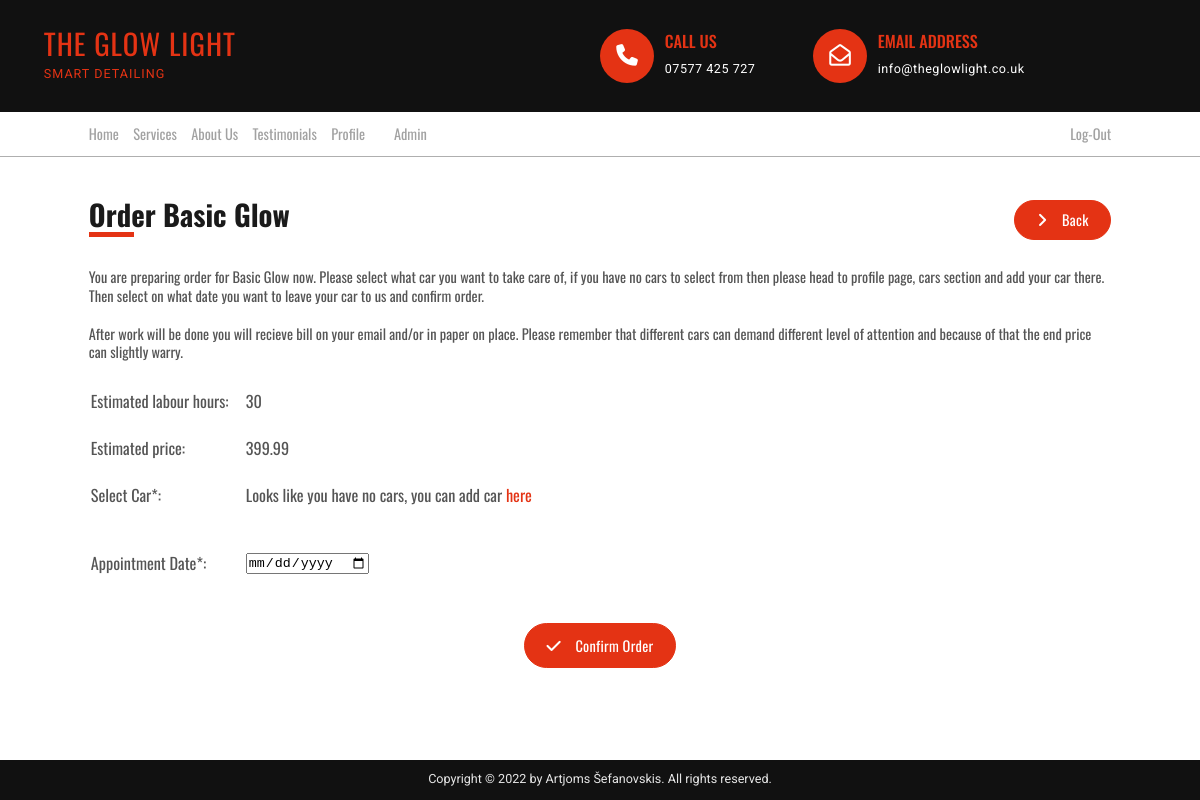
Page /prepare_order.php?p_id=3 (signed in) on the committed database.
### tables this page shows
CREATE TABLE `services` (
  `service_id` int(11) NOT NULL,
  `service_title` varchar(255) NOT NULL,
  `service_price` float NOT NULL,
  `service_hours` int(11) NOT NULL,
  `service_description` text NOT NULL,
  `service_image` text NOT NULL
);

### prepare_order.php (the view, shortened to what this page needs)
<?php include 'inc/header.php'; ?>
<link rel="stylesheet" href="css/prepare_order.css">
<main class="container">
  <?php
  if (!isset($_SESSION['user_id']) || !isset($_GET['p_id'])) {
    header('Location: need_to_login.php');
  }
  else{
    $user_id = $_SESSION['user_id'];
    $service_id = $_GET['p_id'];
    $query1 = "select service_title, service_price, service_hours ";
    $query1.= "FROM services ";
    $query1.= "WHERE service_id = $service_id ";
    $select_service = mysqli_query($conn,$query1);
    while($row = mysqli_fetch_assoc($select_service)){
      $service_title = $row['service_title'];
      $service_price = $row['service_price'];
      $service_hours = $row['service_hours'];
    }
  ?>
  <div class="profile-header-box">
    <div>
      <h2 class="profile-heading">Order <?php echo $service_title; ?></h2>
      <span class="profile-header-line"></span>
    </div>
    <a href="service-page.php?p_id=<?php echo $service_id; ?>" class="btn--cta user-edit-btn" >
      <i class="fas fa-angle-right"></i>
      <span>Back</span>
    </a>
  </div>
  <p class="order-message">
    You are preparing order for <?php echo $service_title; ?> now.
    Please select what car you want to take care of,
    if you have no cars to select from then please head to profile page, cars section and add your car there.
    Then select on what date you want to leave your car to us and confirm order.
    <br>
    <br>
    After work will be done you will recieve bill on your email and/or in paper on place.
    Please remember that different cars can demand different level of attention and because of that the end price can slightly warry.
  </p>
  <form action="" method="post">
    <table class="user-data-box">
      <tr>
        <td class="user-data-label">Estimated labour hours:</td>
        <td><?php echo $service_hours; ?></td>
      </tr>
      <tr>
        <td class="user-data-label">Estimated price:</td>
        <td><?php echo $service_price; ?></td>
      </tr>
      <tr class="input-row">
        <td class="user-data-label">Select Car*:</td>
        <td>
          <?php
          $query4 = "select*from cars where car_owner_id = $user_id";
          $select_any_car = mysqli_query($conn,$query4);
          if(mysqli_num_rows($select_any_car) === 0){
            echo "<span>Looks like you have no cars, you can add car <a href='profile.php?source=add_car' class='regular-link'>here</a></span>";
          }
          ?>
        </td>
      </tr>
      <tr class="error-msg-row">
        <td></td>
        <td>
        </td>
      </tr>
      <tr class="input-row">
        <td class="user-data-label">Appointment Date*:</td>
        <td><input type="date" name="order_date" value="<?php echo $order_date ?? "";?>"></td>
      </tr>
      <tr class="error-msg-row">
        <td></td>
        <td>
        </td>
      </tr>
    </table>
    <div class="confirm-btn-box">
      <button type="submit" name="confirm_order" class="btn--cta">
        <i class="fa fa-check"></i>
        Confirm Order
      </button>
    </div>
  </form>
  <?php
  }
  ?>
</main>
<?php include 'inc/footer.php'; ?>

### css/general.css (style rules this page uses)
* { padding: 0; margin: 0; box-sizing: border-box; }
html { font-size: 62.5%; height: 100%; overflow-x: hidden; }
body { font-family: "Oswald", sans-serif; line-height: 1; font-weight: 400; color: #555; position: relative; min-height: 100vh; overflow-x: hidden; }
.container { max-width: 120rem; padding: 0rem 3.2rem; margin: 0rem auto; }
.regular-link:link, .regular-link:visited { text-decoration: none; color: #e43314; }
.btn--cta, .btn--cta:link, .btn--cta:visited { font-family: "Oswald"; font-weight: 400; letter-spacing: 0.3px; display: inline-block; color: #fff; background-color: #e43314; font-size: 1.6rem; text-decoration: none; padding: 1.2rem 2.4rem; border-radius: 100px; text-align: center; border: #e43314 solid 1px; height: fit-content; min-width: fit-content; }
.btn--cta i { padding-right: 1.2rem; font-size: 1.8rem; }
@media (max-width: 75em) { html { font-size: 56.25%; } }

### css/prepare_order.css (style rules this page uses)
.container { padding-bottom: 9.6rem; }
.profile-header-box { padding-top: 4.8rem; display: flex; justify-content: space-between; margin-bottom: 3.2rem; }
.profile-heading { font-size: 3.2rem; color: #1a1a1a; }
.profile-header-line { display: inline-block; border-top: 5px solid #e43314; width: 5rem; }
.order-message { font-size: 1.6rem; line-height: 1.3; margin-bottom: 3.2rem; }
.user-data-box { font-size: 1.8rem; width: 100%; }
.user-data-box tr td { padding-bottom: 3.2rem; }
.user-data-label { width: 17rem; }
.confirm-btn-box { text-align: center; }
.input-row td { padding-bottom: 1.8rem !important; }

### rows in the picture
services: service_title "Basic Glow", service_hours "30", service_price "399.99"
